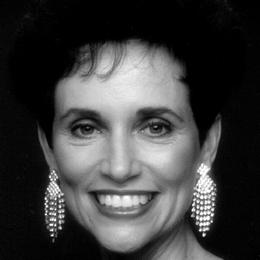
%> input picture labs/171860607_2/assignment4/asset/image/woman.png, 260 x 260 px, shrunk from 512 x 512 before the run
$ octave main.m   (GNU Octave 9; MATLAB toolbox functions it lacks are replaced by stand-ins)
%> lines starting %> are read from the running program, lines starting %| are printed output that depends on the picture
### labs/171860607_2/assignment4/code/code4.m
function [final] =code4(Gauss_D)
%> called with Gauss_D = 100
%Gauss_D=60;
%pic-A
f=mat2gray(imread('woman.png'));
%> f: size 260x260 double; min 0, max 1, mean 0.244
[x,y]=size(f);
%> x = 260; y = 260
newf=zeros(2*x,2*y);
newf(1:x,1:y)=f;
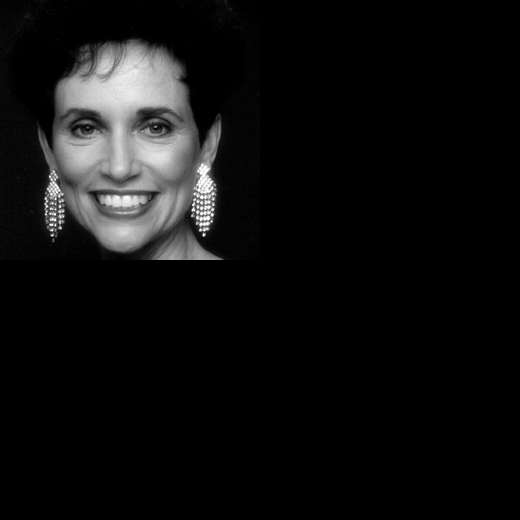
%> newf: size 520x520 double; min 0, max 1, mean 0.061
newff=double(zeros(2*x,2*y));
%pic-C
for i = 1 : (x*2)
    for j = 1 : (y*2)
        newff(i,j) = double(newf(i,j))*((-1)^(i+j));
    end
end
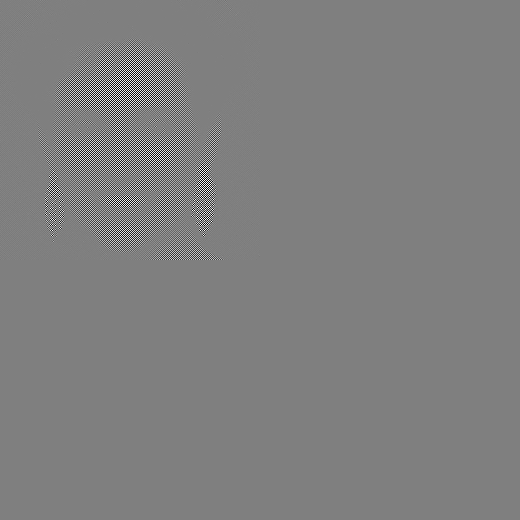
%> newff: size 520x520 double; min -1, max 1, mean 3.65e-06; drawn with min black and max white
%pic-D
ff=fft2(newff);
%pic-E %TODO
Hf = zeros(2*x,2*y);
for u = 1 :2*x
    for v = 1:2*y
        Hf(u,v) = exp((-((u-(x+1.0))^2+(v-(y+1.0))^2))/( 2 * Gauss_D^2));
    end
end
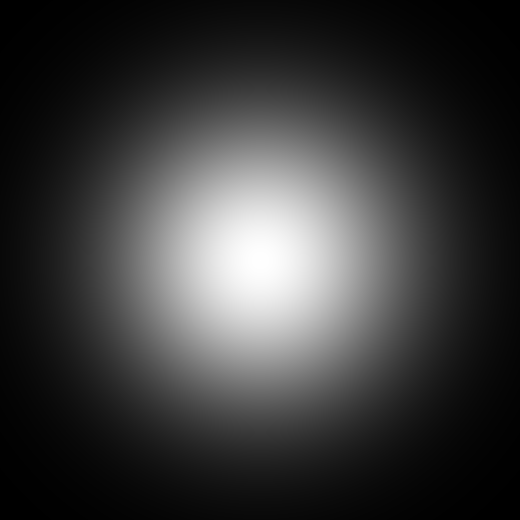
%> Hf: size 520x520 double; min 0.00116, max 1, mean 0.228
%pic-F
Gf = Hf.*ff;
%pic-G
gpf = real(ifft2(Gf));
for i = 1 : x
    for j = 1 : y
        gpf(i,j) = double(gpf(i,j)*(-1)^(i+j));
    end
end
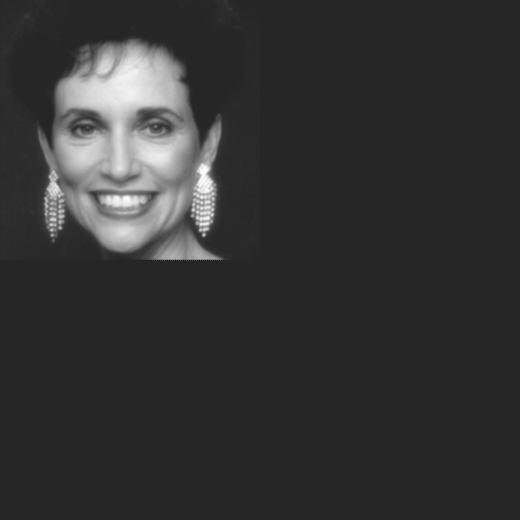
%> gpf: size 520x520 double; min -0.173, max 0.973, mean 0.0609; drawn with min black and max white
%pic-H
final=gpf(1:x,1:y);

### labs/171860607_2/assignment4/code/main.m
final2=code4(100);
final3=code4(80);
%> call 2 of code4, with Gauss_D = 80
%> after the loop in code4 (call 2), `for u = 1 :2*x`:
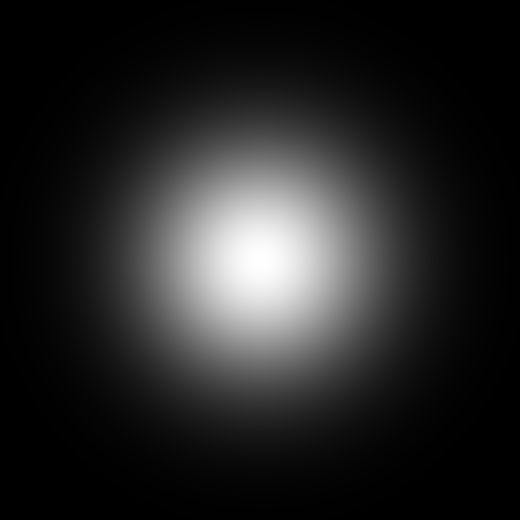
%> Hf: size 520x520 double; min 2.59e-05, max 1, mean 0.148
%> after the loop in code4 (call 2), `for i = 1 : x`:
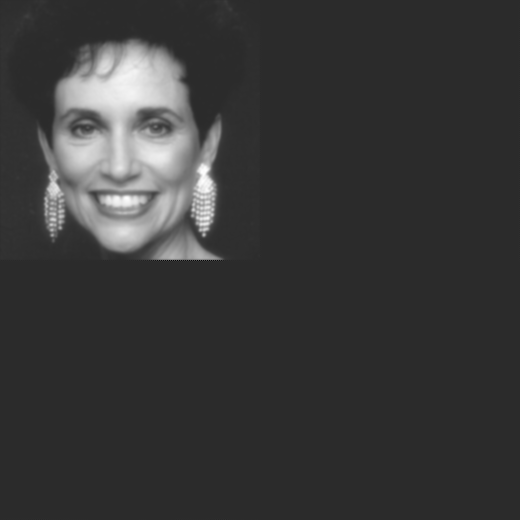
%> gpf: size 520x520 double; min -0.201, max 0.966, mean 0.0609; drawn with min black and max white
%> in code4 (call 2), `final=gpf(1:x,1:y);`:
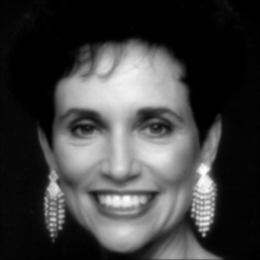
%> final: size 260x260 double; min -4.3e-06, max 0.966, mean 0.243; drawn with min black and max white
subplot(132);imshow(final2,[]); title('D=100');
subplot(133);imshow(final3,[]); title('D=80');
f=mat2gray(imread('woman.png'));
subplot(131);imshow(f,[]); title('原图');
